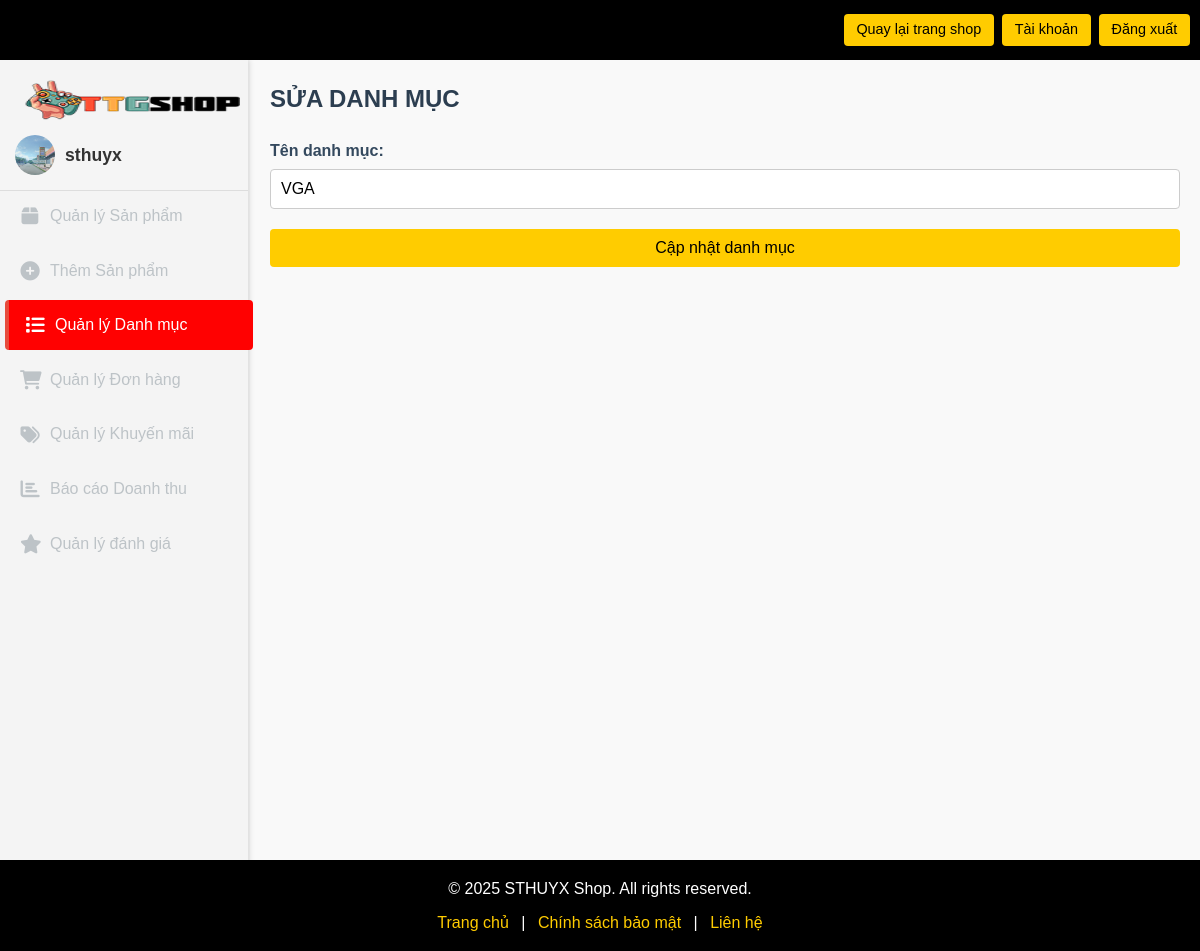
Page /admin/edit_categories.php?id=2 (signed in) on the committed database.
### tables this page shows
CREATE TABLE `users` (
  `id` int(11) NOT NULL,
  `username` varchar(255) NOT NULL,
  `email` varchar(255) NOT NULL,
  `full_name` varchar(100) DEFAULT NULL,
  `address` varchar(255) DEFAULT NULL,
  `phone` varchar(15) DEFAULT NULL,
  `password` varchar(255) NOT NULL,
  `is_admin` tinyint(1) DEFAULT 0,
  `created_at` timestamp NOT NULL DEFAULT current_timestamp(),
  `sthuyx` tinyint(1) DEFAULT 0,
  `avatar` varchar(255) DEFAULT NULL
);

CREATE TABLE `categories` (
  `id` int(11) NOT NULL,
  `name` varchar(255) NOT NULL,
  `created_at` timestamp NOT NULL DEFAULT current_timestamp()
);

### admin/edit_categories.php (called while the page is built, shortened)
<?php
include 'check_admin.php';
$user_id = $_SESSION['user_id'];
$stmt = $conn->prepare("SELECT username, avatar FROM users WHERE id = ?");
$stmt->bind_param("i", $user_id);
$stmt->execute();
$result = $stmt->get_result();
$user = $result->fetch_assoc();
$avatar = $user['avatar'] ? "../uploads/avatars/{$user['avatar']}" : "../images/default_avatar.png";
$username = $user['username'] ?? 'Người dùng';
if (isset($_GET['id'])) {
    $id = intval($_GET['id']);
    $sql = "SELECT * FROM categories WHERE id = ?";
    $stmt = $conn->prepare($sql);
    $stmt->bind_param("i", $id);
    $stmt->execute();
    $result = $stmt->get_result();
    $category = $result->fetch_assoc();
} else {
    $_SESSION['message'] = "ID danh mục không hợp lệ!";
    header("Location: manage_categories.php");
    exit();
}
include 'html/edit_categories_view.php';
?>

### admin/html/edit_categories_view.php (the view, shortened to what this page needs)
<?php include 'header_footer/header.php';?>
<!DOCTYPE html>
<html lang="vi">
<head>
    <link rel="stylesheet" href="../admin/css/admin.css">
    <link rel="stylesheet" href="../admin/css/style.css">
</head>
<body>
    <div class="admin-wrapper">
        <div class="admin-sidebar">
        <div class="logo">
                <a href="index.php">
                    <img src="../images/logo.png" alt="STHUYX Shop Logo" width="150">
                </a>
            </div>
            <ul class="sidebar-menu">
            <div class="user-profile">
                <img src="<?php echo htmlspecialchars($avatar); ?>" alt="Avatar" class="user-avatar">
                <span class="username"><?php echo htmlspecialchars($username); ?></span>
            </div>
            <li><a href="manage_products.php"><i class="fas fa-box"></i> Quản lý Sản phẩm</a></li>
            <li><a href="add_product.php"><i class="fas fa-plus-circle"></i> Thêm Sản phẩm</a></li>
            <li><a href="manage_categories.php" class="active"><i class="fas fa-list"></i> Quản lý Danh mục</a></li>
            <li><a href="manage_orders.php"><i class="fas fa-shopping-cart"></i> Quản lý Đơn hàng</a></li>
            <li><a href="manage_promotions.php"><i class="fas fa-tags"></i> Quản lý Khuyến mãi</a></li>
            <li><a href="report_sales.php"><i class="fas fa-chart-bar"></i> Báo cáo Doanh thu</a></li>
            <li><a href="manage_reviews.php"><i class="fas fa-star"></i> Quản lý đánh giá</a></li>
            </ul>
        </div>
        <div class="admin-content">
            <div class="content-header">
                <h2>SỬA DANH MỤC</h2>
            </div>
            <div class="admin-section">
                <form method="POST" action="">
                    <div class="form-group">
                        <label for="name">Tên danh mục:</label>
                        <input type="text" id="name" name="name" value="<?php echo htmlspecialchars($category['name']); ?>" required>
                    </div>
                    <button type="submit">Cập nhật danh mục</button>
                </form>
            </div>
        </div>
    </div>
    <?php include '../templates/footer.php'; ?>
</body>
</html>

### admin/css/style.css (style rules this page uses)
* { margin: 0; padding: 0; box-sizing: border-box; font-family: Arial, sans-serif; }
body { background-color: #f4f4f4; color: #333; line-height: 1.6; }
.logo img { vertical-align: middle; max-height: 40px; margin-right: 0.5rem; width: 240px; }
.form-group { margin-bottom: 15px; }
.form-group label { display: block; margin-bottom: 5px; color: #333; }
.form-group input { width: 100%; padding: 10px; border: 1px solid #ccc; border-radius: 4px; transition: border-color 0.3s; }
button { width: 100%; padding: 10px; background-color: #ffcc00; color: #000; border: none; border-radius: 4px; cursor: pointer; transition: background-color 0.3s; }
.form-group { margin-bottom: 20px; text-align: left; }
.form-group label { display: block; margin-bottom: 5px; color: #34495e; font-weight: 600; }

### admin/css/admin.css (style rules this page uses)
* { margin: 0; padding: 0; box-sizing: border-box; }
body { font-family: Arial, sans-serif; line-height: 1.6; background-color: #f4f4f4; }
.admin-wrapper { display: flex; min-height: 100vh; }
.admin-sidebar { color: #fff; padding: 20px 0; position: fixed; left: 0; height: 100%; box-shadow: 2px 0 5px rgba(0, 0, 0, 0.1); transition: width 0.3s ease; z-index: 900; }
.sidebar-menu { list-style: none; }
.sidebar-menu li { margin-bottom: 5px; }
.sidebar-menu li a { color: #bdc3c7; text-decoration: none; font-size: 1rem; display: flex; align-items: center; padding: 12px 20px; transition: all 0.3s ease; border-radius: 4px; }
.sidebar-menu li a i { margin-right: 10px; font-size: 1.2rem; width: 20px; text-align: center; }
.sidebar-menu li a:hover, .sidebar-menu li a.active { color: #fff; background-color: #ff0101; border-left: 4px solid #e74c3c; padding-left: 16px; transform: translateX(5px); }
.admin-content { margin-left: 250px; flex-grow: 1; padding: 20px; background-color: #f9f9f9; min-height: calc(100vh - 60px); }
.content-header h2 { font-size: 1.5rem; color: #2c3e50; margin-bottom: 20px; }
.form-group { margin-bottom: 15px; }
.form-group label { display: block; margin-bottom: 5px; color: #333; font-weight: 500; }
.form-group input, .form-group select { width: 100%; padding: 10px; border: 1px solid #ccc; border-radius: 4px; font-size: 1rem; transition: border-color 0.3s ease; }
button { width: 100%; padding: 10px; background-color: #ff4500; color: #fff; border: none; border-radius: 4px; cursor: pointer; font-size: 1rem; transition: background-color 0.3s ease; }
.form-group label { display: block; font-weight: bold; margin-bottom: 5px; }
.form-group input, .form-group select { width: 100%; padding: 8px; border: 1px solid #ddd; border-radius: 4px; font-size: 1rem; }
.user-profile { display: flex; align-items: center; padding: 15px; border-bottom: 1px solid #ddd; background-color: #f5f5f5; }
.user-avatar { width: 40px; height: 40px; border-radius: 50%; margin-right: 10px; object-fit: cover; }
.username { font-size: 1.1rem; font-weight: bold; color: #333; }

### rows in the picture
users: avatar (picture), username "sthuyx"
categories: name "VGA"
